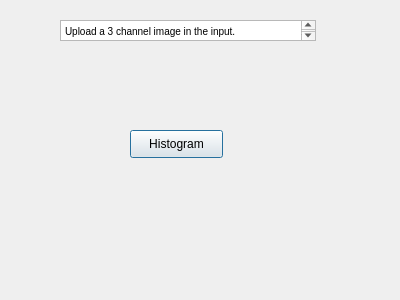
<?xml version="1.0" encoding="UTF-8"?>
<ui version="4.0">
 <class>histogramDialog</class>
 <widget class="QDialog" name="histogramDialog">
  <property name="geometry">
   <rect>
    <x>0</x>
    <y>0</y>
    <width>400</width>
    <height>300</height>
   </rect>
  </property>
  <property name="windowTitle">
   <string>Dialog</string>
  </property>
  <widget class="QPushButton" name="histogram_pushButton">
   <property name="geometry">
    <rect>
     <x>130</x>
     <y>130</y>
     <width>93</width>
     <height>28</height>
    </rect>
   </property>
   <property name="text">
    <string>Histogram</string>
   </property>
  </widget>
  <widget class="QTextBrowser" name="textBrowser">
   <property name="geometry">
    <rect>
     <x>60</x>
     <y>20</y>
     <width>256</width>
     <height>21</height>
    </rect>
   </property>
   <property name="html">
    <string>&lt;!DOCTYPE HTML PUBLIC &quot;-//W3C//DTD HTML 4.0//EN&quot; &quot;http://www.w3.org/TR/REC-html40/strict.dtd&quot;&gt;
&lt;html&gt;&lt;head&gt;&lt;meta name=&quot;qrichtext&quot; content=&quot;1&quot; /&gt;&lt;style type=&quot;text/css&quot;&gt;
p, li { white-space: pre-wrap; }
&lt;/style&gt;&lt;/head&gt;&lt;body style=&quot; font-family:'MS Shell Dlg 2'; font-size:7.8pt; font-weight:400; font-style:normal;&quot;&gt;
&lt;p style=&quot; margin-top:0px; margin-bottom:0px; margin-left:0px; margin-right:0px; -qt-block-indent:0; text-indent:0px;&quot;&gt;Upload a 3 channel image in the input.&lt;/p&gt;&lt;/body&gt;&lt;/html&gt;</string>
   </property>
  </widget>
 </widget>
 <resources/>
 <connections/>
</ui>
